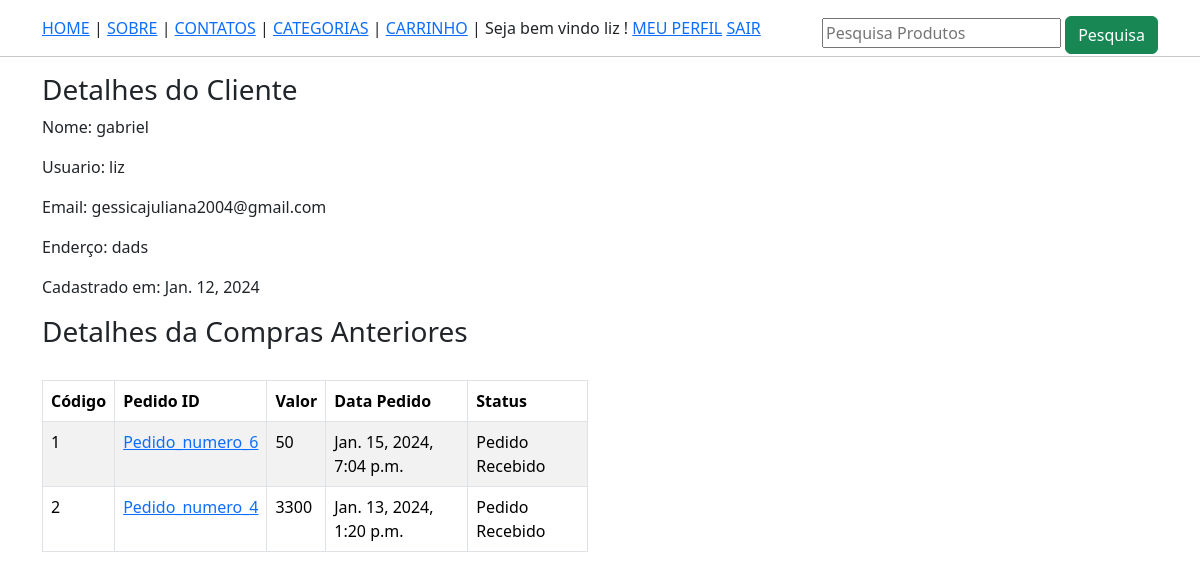
The page /perfil/ (signed in) on the database as committed earlier.
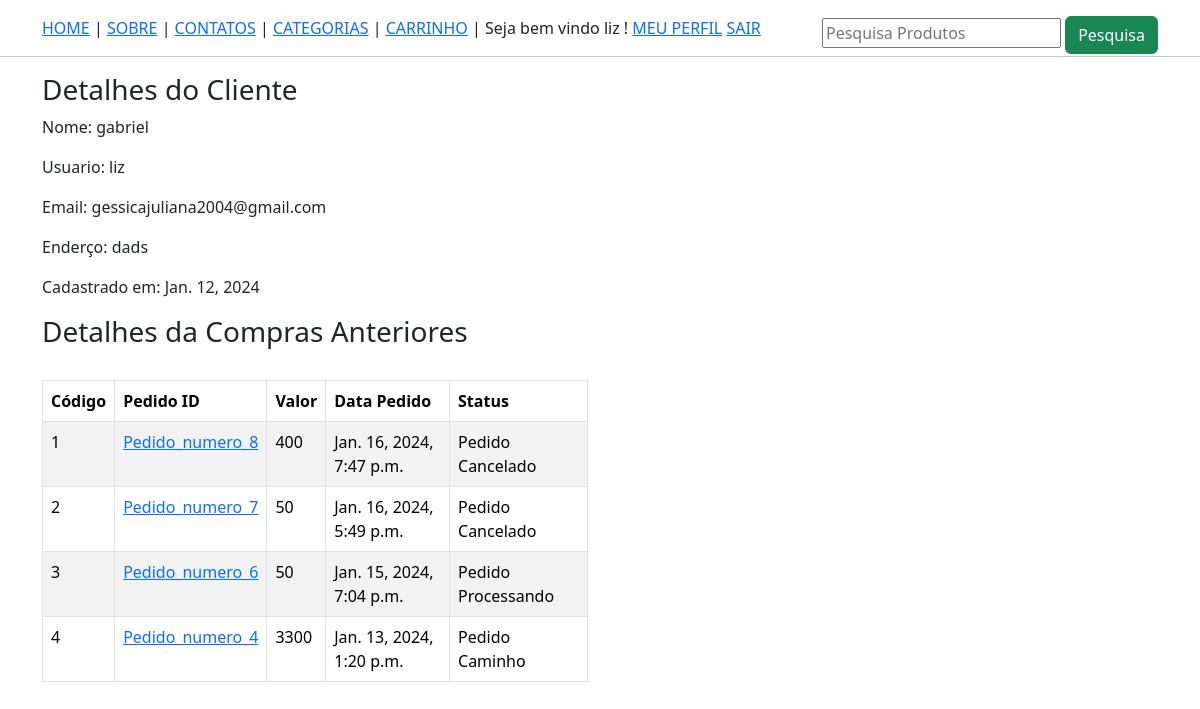
The same page on the database as committed later.
### lojaapp/models.py (models this page shows, shortened)
class Cliente(models.Model):
    user = models.OneToOneField(User, on_delete = models.CASCADE)
    nome_completo = models.CharField(max_length =200)
    endereco = models.CharField(max_length =200,null = True, blank = True)
    data_on = models.DateField(auto_now_add= True)

class Pedido_order(models.Model):
    carro = models.OneToOneField(Carro, on_delete= models.CASCADE)
    ordenado_por = models.CharField(max_length=200, default='SeuValorPadrão')
    endereco_envio = models.CharField(max_length=200)
    telefone = models.CharField(max_length = 10)
    email = models.EmailField(null=True, blank=True)
    subtotal = models.PositiveIntegerField()
    desconto = models.PositiveIntegerField()
    total = models.PositiveIntegerField()
    pedido_status = models.CharField(max_length = 50, choices = PEDIDO_STATUS)
    criado_em = models.DateTimeField(auto_now_add = True)

### lojaapp/views.py (the view)
# urls.py: path('perfil/', ClientePerfilView.as_view(), name='clienteperfil'),
class ClientePerfilView(TemplateView):
     template_name = 'Clienteperfil.html'
     def dispatch(self, request,*args, **kwargs):
        if request.user.is_authenticated and Cliente.objects.filter(user=request.user).exists():
           pass
        else:
            return redirect("/entrar/?next=/perfil/")
        return super().dispatch(request, *args, **kwargs)
     def get_context_data(self, **kwargs ):
        context = super().get_context_data(**kwargs)
        cliente = self.request.user.cliente
        context['cliente']= cliente
        pedido = Pedido_order.objects.filter(carro__cliente = cliente).order_by("-id")
        context['pedido'] = pedido
        return context

### lojaapp/templates/Clienteperfil.html (shortened to what this page needs)
{% extends 'base.html' %}
{% block content %}
<div class="container">
    <div class="row">
        <div class="col-md-8">
        <h3>Detalhes do Cliente</h3>
           <p><span  class = "font-weigth-bold">Nome: </span>{{cliente.nome_completo}}</p>
           <p><span  class = "font-weigth-bold">Usuario: </span>{{cliente.user.username}}</p>
           <p><span  class = "font-weigth-bold">Email: </span>{{cliente.user.email}}</p>
           <p><span  class = "font-weigth-bold">Enderço: </span>{{cliente.endereco}}</p>
           <p><span  class = "font-weigth-bold">Cadastrado em: </span>{{cliente.data_on}}</p>
    </div>
    <div class="col-md-6">
        <h3> Detalhes da Compras Anteriores</h3>
        <br>
        <table class="table table-striped table-bordered">
            <thead class="thead-dark">
                <tr>
                    <th scope="col">Código</th>
                    <th scope="col">Pedido ID</th>
                    <th scope="col">Valor</th>
                    <th scope="col">Data Pedido</th>
                    <th scope="col">Status</th>
                </tr>
            </thead>
            <tbody>
                {% for pedido in pedido %}
                <tr>
                    <td>{{ forloop.counter }}</td>
                    <td><a href="{% url "lojaapp:clientepedidodetalhe" pedido.pk %}"> Pedido_numero_{{ pedido.id }}</td></a>
                    <td>{{ pedido.total }}</td>
                    <td>{{ pedido.criado_em }}</td>
                    <td>{{ pedido.pedido_status }}</td>
                </tr>
                {% endfor %}
            </tbody>
        </table>
    </div
        </div>
     </div>
    </div>
{% endblock %}

### lojaapp/templates/base.html (shortened to what this page needs)
<!DOCTYPE html>
<html lang="pt-br">
<head>
    <link rel="stylesheet" href="https://cdn.jsdelivr.net/npm/bootstrap@5.3.2/dist/css/bootstrap.min.css">
</head>
<body>
    <div class="container mt-3">
    <a href="{% url "lojaapp:home" %}"> HOME</a> |
    <a href="{% url "lojaapp:sobre" %}"> SOBRE</a> |
    <a href="{% url "lojaapp:contato" %}">CONTATOS</a> |
    <a href="{% url "lojaapp:TodosProdutos" %}">CATEGORIAS</a> |
    <a href="{% url "lojaapp:meucarro" %}">CARRINHO</a> |
    {% if request.user.cliente %}
    Seja bem vindo {{request.user.username}} !
    <a href="{% url "lojaapp:clienteperfil" %}">MEU PERFIL</a>
    <a href="{% url "lojaapp:clientesair" %}">SAIR</a>
    {% else %}
    <a href="{% url "lojaapp:clienteregistrar" %}">CADASTRAR CLIENTE</a> |
    <a href="{% url "lojaapp:clienteentrar" %}">LOGIN</a>
    {% endif %}
    <div class="float-end">
        <form action="{% url "lojaapp:pesquisar" %}" method = "GET">
        <input type="text" name = "keyword" placeholder="Pesquisa Produtos" required>
        <button class ="btn btn-success pull-rigth"> Pesquisa
        </button>
    </form>
    </div>
</div>
<hr>
{% block content %}
{% endblock %}
</body>
</html>

Rows that differ between the two databases and show on the page:
added Pedido_order: id "8", total "400", criado_em "Jan. 16, 2024, 7:47 p.m.", pedido_status "Pedido Cancelado"
added Pedido_order: id "7", total "50", criado_em "Jan. 16, 2024, 5:49 p.m.", pedido_status "Pedido Cancelado"
changed Pedido_order id 6: pedido_status "Pedido Recebido" → "Pedido Processando"
changed Pedido_order id 4: pedido_status "Pedido Recebido" → "Pedido Caminho"
